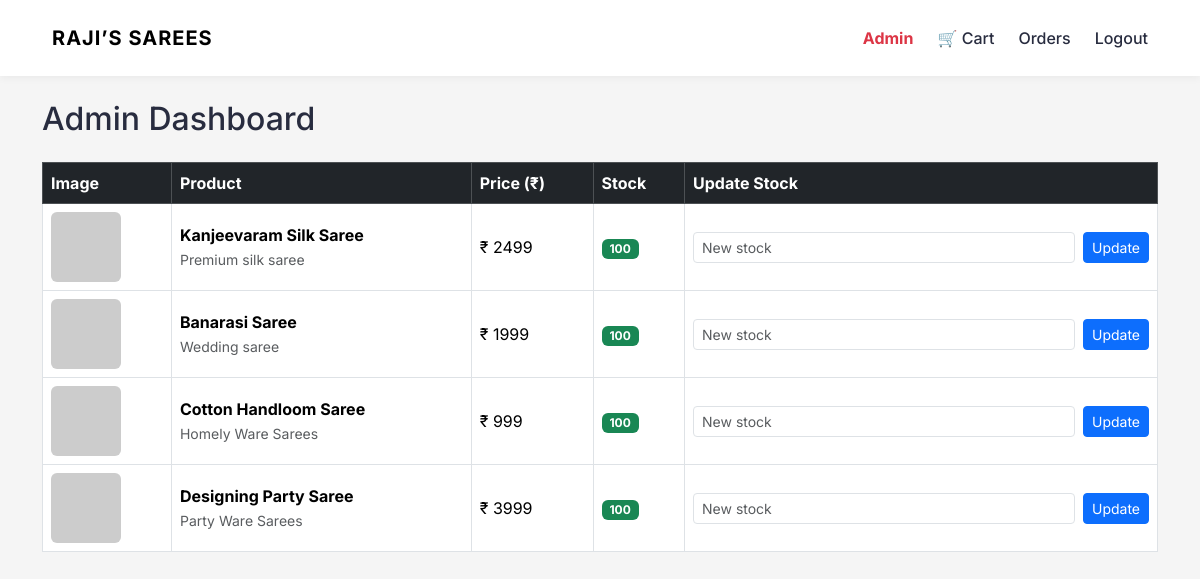
The app's page /admin/dashboard (signed in) with its own data.
### app.py (models this page shows)
class Product(db.Model):
    id = db.Column(db.Integer, primary_key=True)
    name = db.Column(db.String(150), nullable=False)
    price = db.Column(db.Integer, nullable=False)
    stock = db.Column(db.Integer, nullable=False)  # NEW
    image = db.Column(db.String(300), nullable=False)
    description = db.Column(db.Text, nullable=False)

### app.py (the view)
@app.route("/admin/dashboard")
@login_required
def admin_dashboard():
    if not current_user.is_admin:
        abort(403)
    products = Product.query.all()
    return render_template("admin/dashboard.html", products=products)

### app.py (called while the page is built)
@login_manager.user_loader
def load_user(user_id):
    return db.session.get(User, int(user_id))

@app.context_processor
def inject_cart_count():
    if current_user.is_authenticated:
        count = (
            db.session.query(db.func.sum(CartItem.quantity))
            .filter(CartItem.user_id == current_user.id)
            .scalar()
        )
        return {"cart_count": count or 0}
    return {"cart_count": 0}

### templates/admin/dashboard.html
{% extends "base.html" %}
{% block content %}
<h2 class="mb-4">Admin Dashboard</h2>
<div class="table-responsive">
  <table class="table table-bordered align-middle">
    <thead class="table-dark">
      <tr>
        <th>Image</th>
        <th>Product</th>
        <th>Price (₹)</th>
        <th>Stock</th>
        <th>Update Stock</th>
      </tr>
    </thead>
    <tbody>
      {% for product in products %}
      <tr>
        <td>
          <img src="{{ product.image }}" width="70" class="rounded">
        </td>
        <td>
          <strong>{{ product.name }}</strong><br>
          <small class="text-muted">{{ product.description }}</small>
        </td>
        <td>₹ {{ product.price }}</td>
        <td>
          {% if product.stock > 10 %}
            <span class="badge bg-success">{{ product.stock }}</span>
          {% elif product.stock > 0 %}
            <span class="badge bg-warning text-dark">{{ product.stock }}</span>
          {% else %}
            <span class="badge bg-danger">Out of stock</span>
          {% endif %}
        </td>
        <td>
          <form method="POST" action="/admin/update-stock/{{ product.id }}" class="d-flex gap-2">
            <input
              type="number"
              name="stock"
              min="0"
              class="form-control form-control-sm"
              placeholder="New stock"
              required
            >
            <button class="btn btn-sm btn-primary">Update</button>
          </form>
        </td>
      </tr>
      {% endfor %}
    </tbody>
  </table>
</div>
{% endblock %}

### static/css/style.css (style rules this page uses)
* { margin: 0; padding: 0; box-sizing: border-box; }
body { font-family: 'Inter', sans-serif; background-color: #f5f5f6; color: #282c3f; }
body { background-color: #f5f5f5; }
button { transition: all 0.3s ease; }

### records on screen
Product: name "Kanjeevaram Silk Saree", description "Premium silk saree", price "2499", stock "100"
Product: name "Banarasi Saree", description "Wedding saree", price "1999", stock "100"
Product: name "Cotton Handloom Saree", description "Homely Ware Sarees", price "999", stock "100"
Product: name "Designing Party Saree", description "Party Ware Sarees", price "3999", stock "100"
